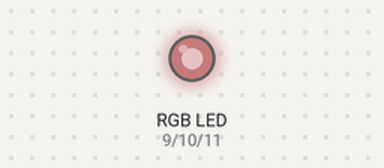
Simulated run of this sketch. Board: Arduino Uno, built with avr-gcc and run on an emulated ATmega328P. On the bench: an RGB LED mixed from three pins (HIGH = lit). Dim RGB values are drawn brighter than linear.

Above: at 0.1 s.
Timing chart, 0 to 1.6 s (numbered marks = the images above):
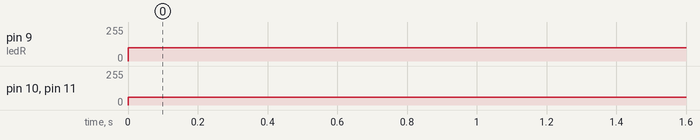

The sketch:

RGB.ino
```cpp
int ledR = 9;
int ledG = 10;
int ledB = 11;

void setup() {
  // put your setup code here, to run once:
  pinMode(ledR, OUTPUT);
  pinMode(ledG, OUTPUT);
  pinMode(ledB, OUTPUT);

}

void loop() {
  // put your main code here, to run repeatedly:
  analogWrite(ledR, 98);
  analogWrite(ledG, 60);
  analogWrite(ledB, 60);

}
```

Measured:
- by itself, pin 9 (ledR): 0/255 → 98/255 at 0.00 s
- by itself, pin 10 (ledG), pin 11 (ledB): 0/255 → 60/255 at 0.00 s
